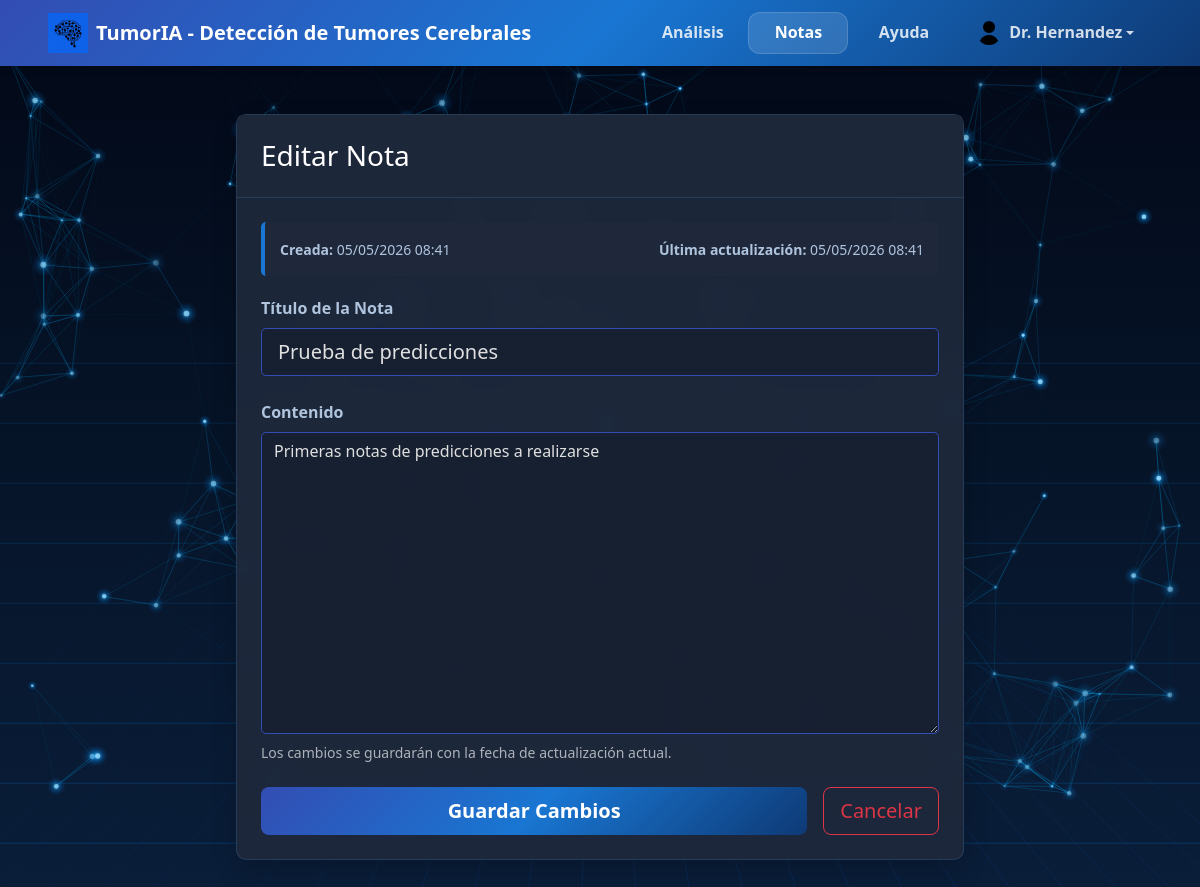
The app's page /notes/1/edit (signed in) with its own data.
### web/models.py (models this page shows, shortened)
class User(UserMixin, db.Model):
    __tablename__ = 'users'
    id = db.Column(db.Integer, primary_key=True)
    username = db.Column(db.String(80), unique=True, nullable=False, index=True)
    email = db.Column(db.String(120), unique=True, nullable=False, index=True)
    password_hash = db.Column(db.String(255), nullable=False)
    created_at = db.Column(db.DateTime, default=datetime.utcnow)
    login_history = db.relationship('LoginHistory', backref='user', lazy=True, cascade='all, delete-orphan')
    notes = db.relationship('Note', backref='user', lazy=True, cascade='all, delete-orphan')

class Note(db.Model):
    __tablename__ = 'notes'
    id = db.Column(db.Integer, primary_key=True)
    user_id = db.Column(db.Integer, db.ForeignKey('users.id'), nullable=False, index=True)
    patient_id = db.Column(db.String(120), nullable=True, index=True)
    title = db.Column(db.String(255), nullable=False)
    content = db.Column(db.Text, nullable=False)
    created_at = db.Column(db.DateTime, default=datetime.utcnow)
    updated_at = db.Column(db.DateTime, default=datetime.utcnow, onupdate=datetime.utcnow)

### web/app.py (the view, shortened to what this page needs)
@app.route("/notes/<int:note_id>/edit", methods=["GET", "POST"])
@login_required
def edit_note(note_id):
    note = Note.query.get_or_404(note_id)
    if note.user_id != current_user.id:
        flash("No tienes permiso para editar esta nota.", "danger")
        return redirect(url_for("notes"))
    return render_template("edit_note.html", note=note)

### web/app.py (called while the page is built)
@login_manager.user_loader
def load_user(user_id):
    return User.query.get(int(user_id))

### templates/edit_note.html (shortened to what this page needs)
<!DOCTYPE html>
<html lang="es" data-bs-theme="dark">
<head>
  <link rel="stylesheet" href="{{ url_for('static', filename='vendor/bootstrap/bootstrap.min.css') }}">
  <link rel="stylesheet" href="{{ url_for('static', filename='styles.css') }}" />
</head>
<body>
  <nav class="navbar navbar-expand-lg navbar-dark navbar-custom">
    <div class="container-fluid px-3 px-md-5">
      <a class="navbar-brand fw-bold d-flex align-items-center" href="{{ url_for('main_menu') }}">
        <img src="{{ url_for('static', filename='images/icon/Icono-TumorIA.jpg') }}" alt="TumorIA Logo" height="40" class="me-2">
        TumorIA - Detección de Tumores Cerebrales
      </a>
      <div class="collapse navbar-collapse" id="navbarNav">
        <ul class="navbar-nav ms-auto">
          <li class="nav-item">
            <a class="nav-link" href="{{ url_for('main_menu') }}">Análisis</a>
          </li>
          <li class="nav-item">
            <a class="nav-link active" href="{{ url_for('notes') }}">Notas</a>
          </li>
          <li class="nav-item">
            <a class="nav-link" href="{{ url_for('help_page') }}">Ayuda</a>
          </li>
          <li class="nav-item dropdown">
            <a class="nav-link dropdown-toggle d-flex align-items-center" href="#" id="profileDropdown" role="button" data-bs-toggle="dropdown">
              <img src="{{ url_for('static', filename='images/icon/user_icon_tumoria.png') }}" alt="Perfil de {{ current_user.username }}" height="24" class="me-2 rounded-circle">
              {{ current_user.username }}
            </a>
          </li>
        </ul>
      </div>
    </div>
  </nav>
  <div class="container-fluid px-3 px-md-5 py-5">
    <div class="row justify-content-center">
      <div class="col-lg-8">
        <div class="card editor-card">
          <div class="card-header bg-light border-bottom p-4">
            <h3 class="mb-0">Editar Nota</h3>
          </div>
          <div class="card-body p-4">
            <div class="info-dates">
              <div class="row text-sm">
                <div class="col-6">
                  <small><strong>Creada:</strong> {{ note.created_at.strftime('%d/%m/%Y %H:%M') }}</small>
                </div>
                <div class="col-6 text-end">
                  <small><strong>Última actualización:</strong> {{ note.updated_at.strftime('%d/%m/%Y %H:%M') }}</small>
                </div>
              </div>
            </div>
            <form method="POST">
              <div class="mb-4">
                <label class="form-label fw-bold" for="title">Título de la Nota</label>
                <input
                  class="form-control form-control-lg"
                  id="title"
                  name="title"
                  type="text"
                  value="{{ note.title }}"
                  maxlength="255"
                  required
                  autofocus
                />
              </div>
              <div class="mb-4">
                <label class="form-label fw-bold" for="content">Contenido</label>
                <textarea
                  class="form-control"
                  id="content"
                  name="content"
                  rows="12"
                  required
                >{{ note.content }}</textarea>
                <small class="form-text text-muted d-block mt-2">
                  Los cambios se guardarán con la fecha de actualización actual.
                </small>
              </div>
              <div class="d-flex gap-3">
                <button class="btn btn-save btn-lg flex-grow-1" type="submit">
                  Guardar Cambios
                </button>
                <a href="{{ url_for('notes') }}" class="btn btn-outline-danger btn-lg">
                  Cancelar
                </a>
              </div>
            </form>
          </div>
        </div>
      </div>
    </div>
  </div>

### static/styles.css (style rules this page uses)
html, body { -webkit-text-size-adjust: 100%; text-size-adjust: 100%; overflow-x: hidden; margin: 0; }
html { overflow-y: scroll; }
.card { background: rgba(30, 41, 59, 0.85) !important; -webkit-backdrop-filter: blur(10px); backdrop-filter: blur(10px); border: 1px solid rgba(100, 180, 255, 0.15) !important; }
.navbar-custom { --navbar-link-min-width: 100px; --navbar-dropdown-min-width: 150px; }
.navbar-custom .navbar-nav { align-items: center; gap: 0.35rem; }
.navbar-custom .navbar-nav .nav-item { display: flex; align-items: center; }
.navbar-custom .navbar-nav .nav-link, .navbar-custom .navbar-nav .dropdown-toggle { display: inline-flex; align-items: center; justify-content: center; min-width: var(--navbar-link-min-width); min-height: 42px; padding: 0.55rem 1.1rem; margin: 0; border-radius: 0.75rem; font-weight: 600; line-height: 1.2; transition: color 0.2s ease, background-color 0.2s ease, transform 0.2s ease; }
.navbar-custom .navbar-nav .dropdown-toggle { min-width: var(--navbar-dropdown-min-width); }
.navbar-custom .navbar-nav .nav-link { color: rgba(255, 255, 255, 0.82); }
.navbar-custom .navbar-nav .nav-link.active, .navbar-custom .navbar-nav .nav-link.show { color: #ffffff; background: rgba(255, 255, 255, 0.12); box-shadow: inset 0 0 0 1px rgba(255, 255, 255, 0.14); font-weight: 700; }

### templates/edit_note.html (style rules this page uses)
.navbar-custom { background: linear-gradient(135deg, #334db3 0%, #1976d2 50%, #0e3a76 100%); box-shadow: 0 2px 10px rgba(0, 0, 0, 0.2); }
.editor-card { border: none; border-radius: 10px; box-shadow: 0 10px 25px rgba(0, 0, 0, 0.2); background: rgba(30, 41, 59, 0.95) !important; }
.form-control, .form-control-lg { border-radius: 5px; border: 1px solid #334db3; background: rgba(20, 30, 48, 0.8) !important; color: #e0e0e0; }
.btn-save { background: linear-gradient(135deg, #334db3 0%, #1976d2 50%, #0e3a76 100%); border: none; color: white; font-weight: 600; }
.info-dates { background: rgba(30, 41, 59, 0.8); border-radius: 5px; padding: 15px; margin-bottom: 20px; border-left: 4px solid #1976d2; color: #b0c4de; }
.card-header { background: rgba(30, 41, 59, 0.9) !important; border-color: rgba(100, 180, 255, 0.15) !important; color: white; }
.form-label { color: #b0c4de; font-weight: 600; }

### records on screen
User: username "Dr. Hernandez"
Note: created_at "05/05/2026 08:41", updated_at "05/05/2026 08:41", title "Prueba de predicciones", content "Primeras notas de predicciones a realizarse"
